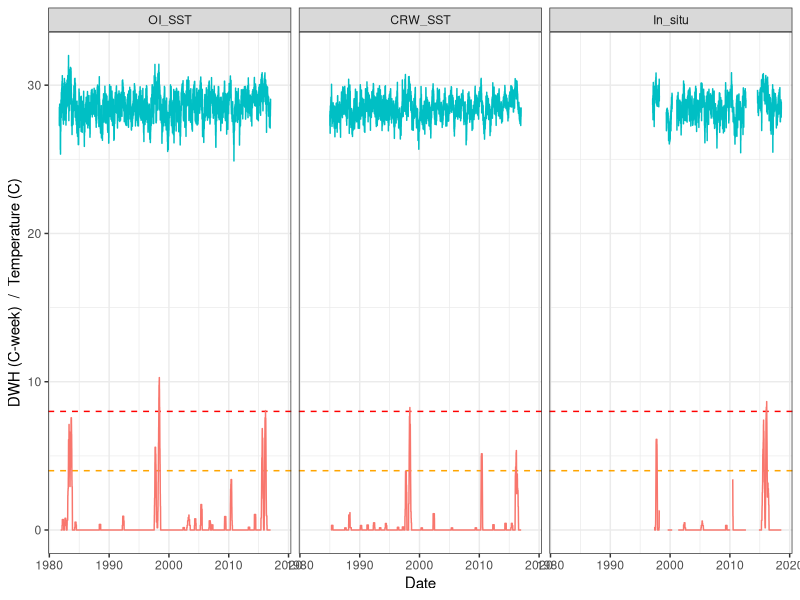
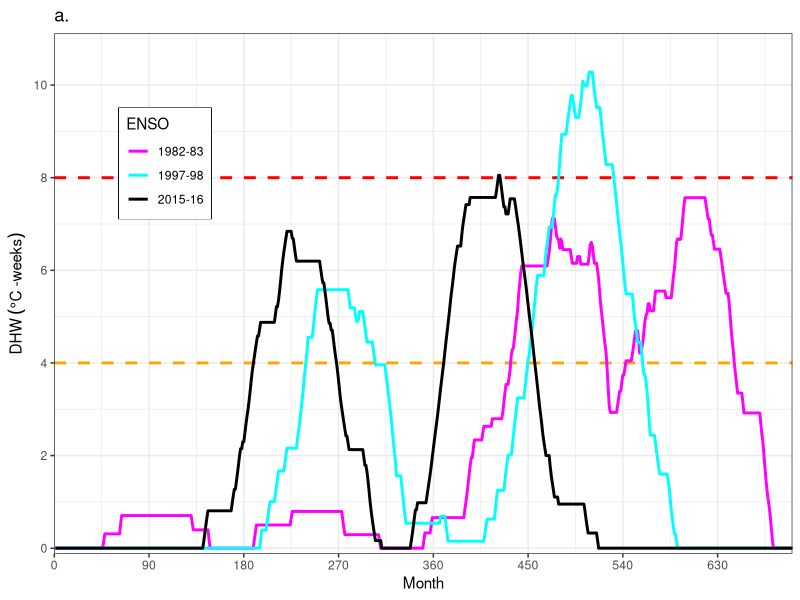
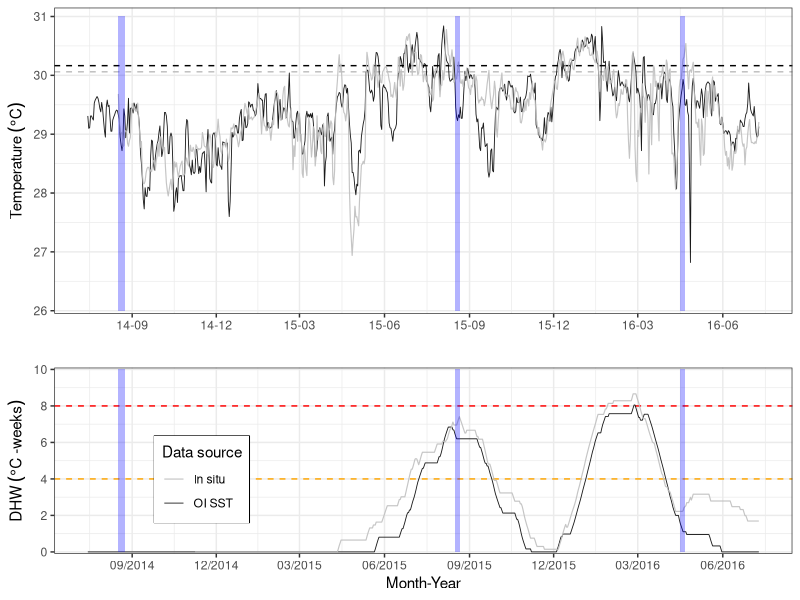
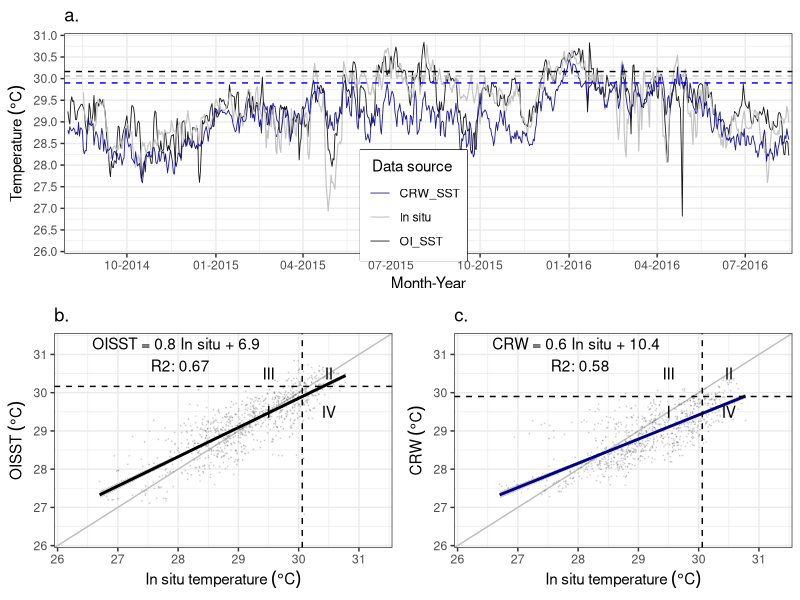
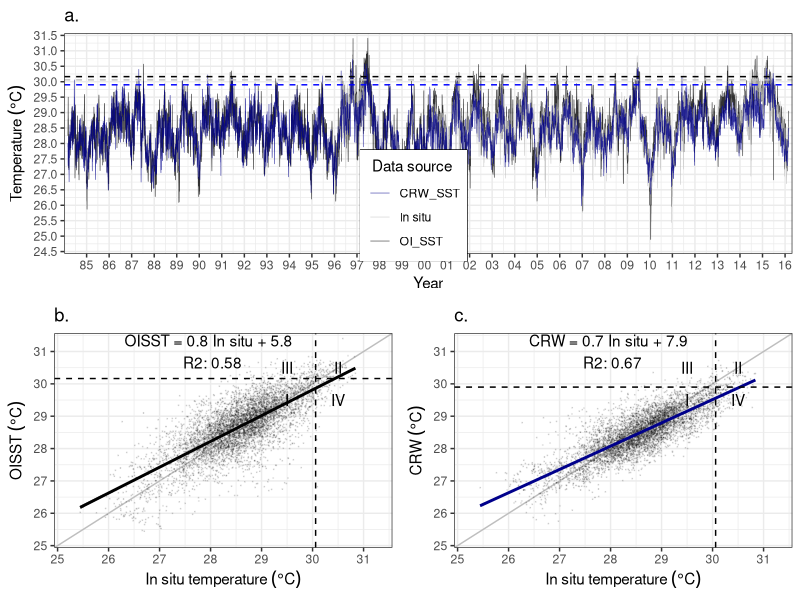
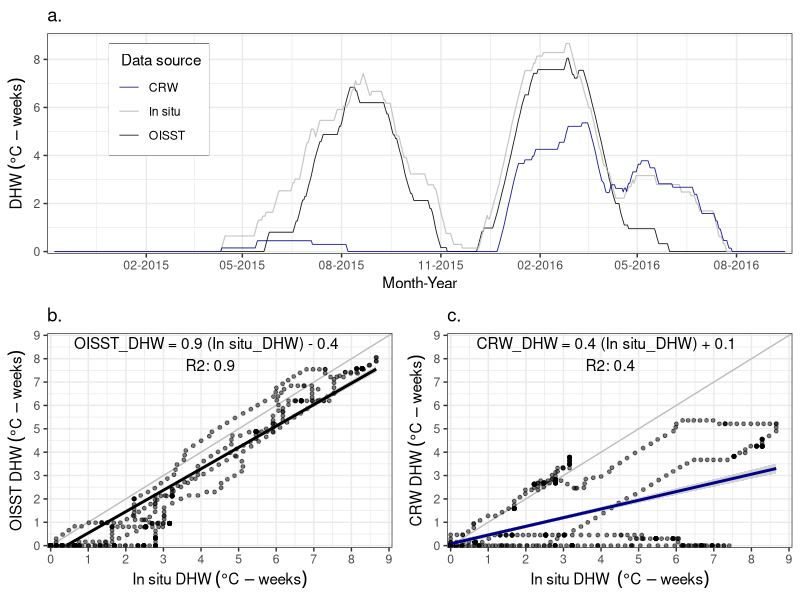
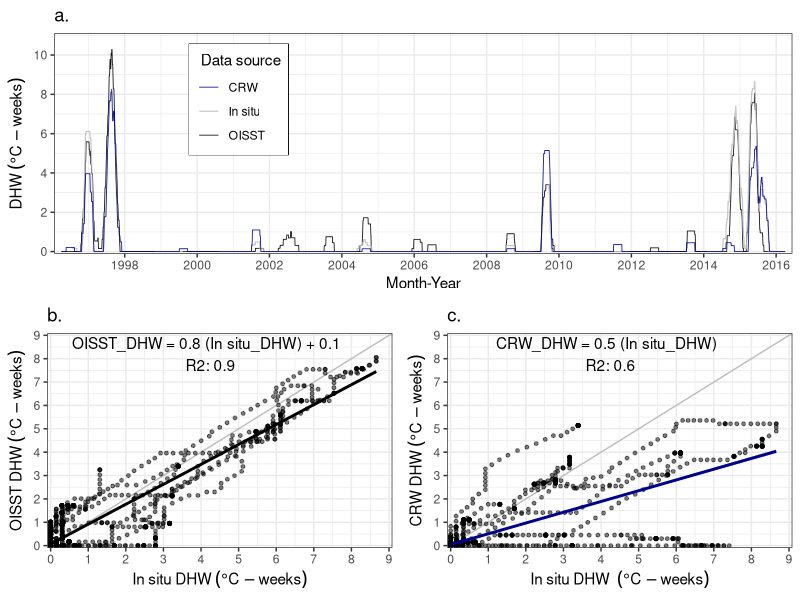
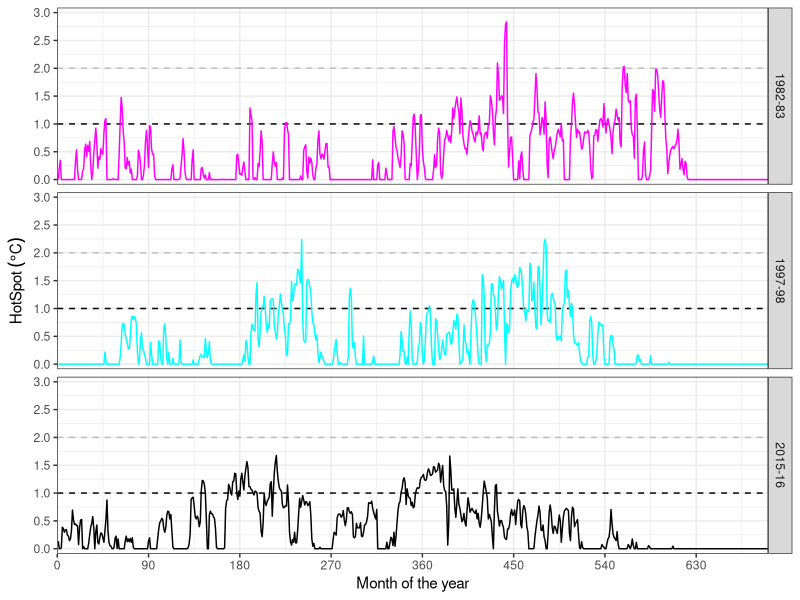

Here is the R script that generated these plots, in order:
## ---- chunk 1

knitr::opts_chunk$set(echo=TRUE, message = FALSE, warning = FALSE)
                      
## ---- chunk 2

# Libraries
  library(lubridate)
  library(tidyverse)
  library(gridExtra) 
  library(zoo)
  library(reshape2)
  library(knitr)

# Default ggplot settings
  ggthe_bw<-theme(plot.background=element_blank(),
          panel.grid.major.y = element_blank(),
          panel.grid.major.x = element_blank(),
          panel.grid.minor.x = element_blank(),
          panel.grid.minor.y = element_blank(),
          legend.box.background = element_rect(),
          panel.background =element_rect(fill = NA, color = "black")
          )+
    theme_bw()
## ---- chunk 3

#OI_SST (provided by Ruben van Hooidonk)
    Uva.OI<-read.csv("B.Temperature_data/Uva_Daily_OISST_1982-2016.csv",header = T)
    Uva.OI$Date<-as.Date(Uva.OI$Date, format="%Y-%m-%d")

#InSitu (provided by Tyler Smith)
    Uva.InSitu<-read.csv("B.Temperature_data/Uva_Daily_InSitu_1997-2018.csv", header = T)
    Uva.InSitu$Date<-as.Date(Uva.InSitu$Date, format="%Y-%m-%d")

# CRW-5km SST (provided by Ruben van Hooidonk)
    Uva.CRW<-read.csv("B.Temperature_data/Uva_Daily_CRW_5km_1985-2016.csv",header = T)
    Uva.CRW$Date<-as.Date(Uva.CRW$Date, format="%Y-%m-%d")
## ---- chunk 4
    
Temperature.Wide<-merge(Uva.OI, Uva.InSitu, on=Date, all=TRUE)
Temperature.Wide<-merge(Temperature.Wide, Uva.CRW, on=Date, all=TRUE)

## ---- chunk 5

#OISST
    Uva.OI.L<-Uva.OI
    Uva.OI.L$Source<-"OI_SST"
    colnames(Uva.OI.L) <- c("Date","Temperature","Source")

#InSitu
    Uva.InSitu.L<-Uva.InSitu
    Uva.InSitu.L$source<-"In_situ"
    colnames(Uva.InSitu.L) <- c("Date","Temperature", "Source")
    
# CRW-5km SST
      Uva.CRW.L<-Uva.CRW
      Uva.CRW.L$Source<-"CRW_SST"
      colnames(Uva.CRW.L) <- c("Date", "Temperature", "Source")
      
Temperature.Tall<-rbind(Uva.OI.L, Uva.InSitu.L, Uva.CRW.L)      
      
## ---- chunk 6

# Extract months and years from date
  Uva.OI$Month<-month(Uva.OI$Date)
  Uva.OI$Year<-year(Uva.OI$Date)

# Select data from 1985-2012
  Uva.OI.1985_2012<-filter(Uva.OI, Year>1984)
  Uva.OI.1985_2012<-filter(Uva.OI.1985_2012, Year<2013)

# Calculate month-year mean SST
  Uva.OI.MM_1985_2012<-Uva.OI.1985_2012 %>%
    group_by(Month, Year) %>%
    summarize(MM = mean(OISST, na.rm = TRUE))

# Calculate monthly mean SST
  Uva.OI.MonthlyClimatology_1985_2012<-Uva.OI.MM_1985_2012 %>%
    group_by(Month) %>%
    summarize(Clima_M = mean(MM, na.rm = TRUE))
  Uva.OI.MonthlyClimatology_1985_2012

# Get maximum monthly mean (MMM)
  MMM_OI<-max(Uva.OI.MonthlyClimatology_1985_2012$Clima_M)
  MMM_OI

#write_csv(Uva.OI.MonthlyClimatology_1985_2012, "Outputs/UvaSST.M_clima_mean.csv")
## ---- chunk 7

# Calculated MMM
# # Extract months and years from date
#   Uva.CRW$Year<-year(Uva.CRW$Date)   
#   Uva.CRW$Month<-month(Uva.CRW$Date)   
# 
# # Calculate month-year mean SST
#   Uva.CRW.MM<-Uva.CRW %>%
#     group_by(Month, Year) %>%
#     summarize(M_Temeprature = mean(Temperature, na.rm = TRUE))
# 
# # Calculate monthly mean SST             
#   Uva.CRW.MonthlyClimatology<-Uva.CRW.MM %>%
#     group_by(Month) %>%
#     summarize(Clima_M = mean(M_Temeprature, na.rm = TRUE))
#   Uva.CRW.MonthlyClimatology
#   
# # Get maximum monthly mean (MMM)              
#   MMM_CRW<-max(Uva.CRW.MonthlyClimatology$Clima_M)
#   MMM_CRW

# Get maximum monthly mean (MMM) from CRW 5km products
  Uva.CRW.MMM<-read.csv("B.Temperature_data/Uva_CRW_MMM_1985-2012.csv", header = T)
  
  MMM_CRW<-Uva.CRW.MMM[1,1]
  MMM_CRW
## ---- chunk 8
# Extract months and years from date
  Uva.InSitu$Year<-year(Uva.InSitu$Date)   
  Uva.InSitu$Month<-month(Uva.InSitu$Date)   

# Calculate month-year mean SST
  Uva.InSitu.MM<-Uva.InSitu %>%
    group_by(Month, Year) %>%
    summarize(M_Temeprature = mean(Temperature, na.rm = TRUE))

# Calculate monthly mean SST             
  Uva.InSitu.MonthlyClimatology<-Uva.InSitu.MM %>%
    group_by(Month) %>%
    summarize(Clima_M = mean(M_Temeprature, na.rm = TRUE))
  Uva.InSitu.MonthlyClimatology
  
# Get maximum monthly mean (MMM)              
  MMM_InSitu<-max(Uva.InSitu.MonthlyClimatology$Clima_M)
  MMM_InSitu

#write_csv(InSituMonthlyClimatology, "Outputs/UvaInSitu.M_clima_mean.csv")
## ---- chunk 9

##### Calculate IO DHW
      Uva.OI.L$HotSpot<-(Uva.OI.L$Temperature-(MMM_OI))
      Uva.OI.L$HotSpot<-ifelse(Uva.OI.L$HotSpot>=0,
                              Uva.OI.L$HotSpot, 0)# REMOVE NEGATIVE ANOMALIES
      Uva.OI.L$Stress<-ifelse(Uva.OI.L$HotSpot>=1,
                              Uva.OI.L$HotSpot, 0) # REMOVE HotSpot lower than 1
      Uva.OI.L$W_Stress<-(Uva.OI.L$Stress/7) # DHDays to DHWeeks
      Uva.OI.L$DHW<-rollapplyr(Uva.OI.L$W_Stress,list(-(83:0)),sum,fill=NA)# Add 12 weeks of heat stress data 
## ---- chunk 10

##### Calculate CRW DHW based on CRW MMM
      Uva.CRW.L$HotSpot<-(Uva.CRW.L$Temperature-(MMM_CRW))
      Uva.CRW.L$HotSpot<-ifelse(Uva.CRW.L$HotSpot>=0,
                              Uva.CRW.L$HotSpot, 0)# REMOVE NEGATIVE ANOMALIES
      Uva.CRW.L$Stress<-ifelse(Uva.CRW.L$HotSpot>=1,
                              Uva.CRW.L$HotSpot, 0) # REMOVE HotSpot lower than 1
      Uva.CRW.L$W_Stress<-(Uva.CRW.L$Stress/7) # DHDays to DHWeeks
      Uva.CRW.L$DHW<-rollapplyr(Uva.CRW.L$W_Stress,list(-(83:0)),sum,fill=NA)# Add 12 weeks of heat stress data 

## ---- chunk 11
##### Calculate IO DHW
      Uva.InSitu.L$HotSpot<-(Uva.InSitu.L$Temperature-(MMM_InSitu))
      Uva.InSitu.L$HotSpot<-ifelse(Uva.InSitu.L$HotSpot>=0,
                              Uva.InSitu.L$HotSpot, 0)# REMOVE NEGATIVE ANOMALIES
      Uva.InSitu.L$Stress<-ifelse(Uva.InSitu.L$HotSpot>=1, 
                              Uva.InSitu.L$HotSpot, 0) # Select HotSpots >=1
      Uva.InSitu.L$W_DHW<-(Uva.InSitu.L$Stress/7)
      Uva.InSitu.L$DHW<-rollapplyr(Uva.InSitu.L$W_DHW,list(-(83:0)),sum,fill=NA)
      #write.csv(Uva.InSitu.L, "Outputs/GC_DHW_Daily_Uva.csv")
## ---- chunk 12
# Wide DHW 
    DHW.InSitu.W<-Uva.InSitu.L[, c("Date","DHW")]
    colnames(DHW.InSitu.W) <- c("Date","InSitu_DHW")
    
    DHW.CRW.W<-Uva.CRW.L[, c("Date","DHW")]
    colnames(DHW.CRW.W) <- c("Date","CRW_DHW")
    
    DHW.OI.W<-Uva.OI.L[, c("Date", "DHW")]
    colnames(DHW.OI.W) <- c("Date","OI_DHW")
    
    DHW.Wide<-merge(DHW.InSitu.W, DHW.CRW.W, on=Date, all=TRUE)
    DHW.Wide<-merge(DHW.Wide, DHW.OI.W, on=Date, all=TRUE)
  
# Long DHW data
    Uva.InSitu.DHW<-Uva.InSitu.L[, c("Source", "Date", "Temperature", "HotSpot", "DHW")]
    Uva.CRW.DHW<-Uva.CRW.L[, c("Source", "Date", "Temperature",  "HotSpot", "DHW")]
    Uva.OI.DHW<-Uva.OI.L[, c("Source", "Date", "Temperature",  "HotSpot", "DHW")]

    Long.data.DHW<-rbind(Uva.InSitu.DHW,Uva.CRW.DHW,Uva.OI.DHW)
    Long.data.DHW$Source<-factor(Long.data.DHW$Source, 
                            levels = c("OI_SST","CRW_SST","In_situ"))
    Long.data.DHW$Year<-lubridate::year(Long.data.DHW$Date)
    Long.data.DHW$Month<-lubridate::month(Long.data.DHW$Date)

# Highest DWH per year
    MaxDHW<-as.data.frame(Long.data.DHW %>%
          group_by(Source, Year) %>%
          summarize(max = max(DHW, na.rm = TRUE)))
    MaxDHW<-dcast(MaxDHW, Year ~ Source, value.var = "max")
    MaxDHW

# Highest HotSpot per year
  MaxHS<-as.data.frame(Long.data.DHW %>%
        group_by(Source, Year) %>%
        summarize(max = max(HotSpot, na.rm = TRUE)))
  MaxHS<-dcast(MaxHS, Year ~ Source, value.var = "max")
  MaxHS

# Plot data
AllSources<-ggplot(Long.data.DHW, aes(x=Date)) + 
    ggthe_bw+ theme(legend.position = "none")+
    facet_wrap(~Source)+
    geom_hline(yintercept=8, linetype="dashed", color="red")+
    geom_hline(yintercept=4, linetype="dashed", color="orange")+
    geom_line(aes(y = Temperature, colour = "Temperature")) +
    geom_line(aes(y = DHW, colour = "DWH")) +
    ylab("DWH (C-week)  /  Temperature (C)")
AllSources

## ---- chunk 13

# 1. Extract only 1982-83, 1997-98 and 2015-16 Data 

  # 1981-82
    Days<-as.data.frame(seq(1,730,by=1))
    names(Days) <- c("Days")
    
    N_1982<-as.data.frame(seq(as.Date("1982-01-01"), 
                              as.Date("1983-12-31"), by="days"))
        names(N_1982) <- c("Date")
        N_1982<-cbind(Days, N_1982)
        N_1982$Event<-"1982-83"
        tail(N_1982,n=2)
  
  # 1997-98
    N_1997<-as.data.frame(seq(as.Date("1997-01-01"), 
                              as.Date("1998-12-31"), by="days"))
        names(N_1997) <- c("Date")
        N_1997<-cbind(Days,N_1997)
        N_1997$Event<-"1997-98"
        tail(N_1997,n=2)
  
  # 2015-16  
    Days<-as.data.frame(seq(1,731,by=1)) # 2015-2016 Needs an extra day 
    names(Days) <- c("Days")
    
    N_2015<-as.data.frame(seq(as.Date("2015-01-01"), 
                              as.Date("2016-12-31"), by="days"))
        names(N_2015) <- c("Date")
        N_2015<-cbind(Days, N_2015)
        N_2015$Event<-"2015-16"
        tail(N_2015,n=2)
  
  # ENSO years
    ENSO_Dates<-rbind(N_1982, N_1997, N_2015)

Nino.OI_data<-merge(x = ENSO_Dates, y = Uva.OI.L, by = "Date", all.x = TRUE)
Nino.OI_data$Dates<-format(Nino.OI_data$Date, format= "%m-%d")
#head(Nino.OI_data,n=2)
#tail(Nino.OI_data,n=2)

## ---- chunk 14

Figure1a<-ggplot(Nino.OI_data, aes(x=Days)) + ggtitle("a.")+ ggthe_bw+
  theme(legend.box.background = element_rect(),
        legend.position = c(0.15, 0.75)) +
  geom_hline(yintercept=8, linetype="dashed", color="red", size=1)+
  geom_hline(yintercept=4, linetype="dashed", color="orange", size=1)

Figure1a <-Figure1a +
  geom_line(aes(y = DHW, colour = factor(Event)), size=1.0) + 
  scale_x_continuous(limits = c(0,701), expand = c(0, 0), 
                     name=("Month"),
                     breaks = seq(0,701, by= 90))+
  scale_y_continuous(limits = c(0,11), 
                     name=(expression("DHW"~(degree*C ~"-weeks"))), expand = c(0.01, 0.01),
                     breaks = seq(0,10, by=2)) +  
  scale_colour_manual(values = c("magenta","cyan", "black"), name="ENSO")
Figure1a

ggsave(file="C.Outputs/Figure_1a.svg", plot=Figure1a, width=6.5, height=3.5)

## ---- chunk 15
 # Figure 1b

TemperaturePlot<-ggplot(Temperature.Wide, aes(x=Date)) + ggthe_bw+
    theme(legend.position = "none") +
    scale_colour_manual(values = c("gray", "black"), name="Source")
    #scale_colour_manual(values = c("black", "blue4","grey"), name="Source")

TemperaturePlot<-TemperaturePlot + 
  geom_hline(yintercept=MMM_OI+1, linetype="dashed", color="black")+
  geom_hline(yintercept=MMM_InSitu+1, linetype="dashed", color="grey")+
  #geom_hline(yintercept=MMM_CRW+1, linetype="dashed", color="blue4")+
  geom_line(aes(y = (OISST), colour = "OI_SST"), linetype=1, size=0.3, alpha=0.9) +      
  geom_line(aes(y = (Temperature), colour = "In situ"), size=0.4, alpha=0.9) +
  #geom_line(aes(y = (CRWSST), colour = "CRW_SST"), linetype=1, size=0.3, alpha=0.9) +
  
  scale_x_date(date_breaks = "3 months", date_labels = "%y-%m", 
               limits = c(as.Date("2014-07-15"), as.Date("2016-07-10")),
               name = "") +
  scale_y_continuous(limits = c(26,31.1), expand = c(0.01, 0), 
                   name=(expression("Temperature"~(degree*C))),
                   breaks = seq(26,31, by=1))+
  annotate("rect", xmin= as.Date("2014-08-17"), xmax = as.Date("2014-08-24"), 
                 ymin = 26, ymax = 31, fill="blue", alpha = .3) +
  annotate("rect", xmin= as.Date("2015-08-16"), xmax = as.Date("2015-08-22"), 
                 ymin = 26, ymax = 31, fill="blue", alpha = .3) + 
  annotate("rect", xmin= as.Date("2016-04-16"), xmax = as.Date("2016-04-21"), 
                 ymin = 26, ymax = 31, fill="blue", alpha = .3)
  
DHWPlot<-ggplot(DHW.Wide, aes(x=Date)) + ggthe_bw+
   theme(legend.box.background = element_rect(),
        legend.position = c(0.2, 0.4)) +
  scale_colour_manual(values = c("gray", "black"), name="Data source")
  #scale_colour_manual(values = c("blue4", "gray","black"), name="Source")
DHWPlot<-DHWPlot +
    geom_hline(yintercept=8, linetype="dashed", color="red", size=0.5)+
    geom_hline(yintercept=4, linetype="dashed", color="orange", size=0.5)+
    geom_line(aes(y = (OI_DHW), colour = "OI SST"), linetype=1, size=0.3, alpha=0.9) +      
    geom_line(aes(y = (InSitu_DHW), colour = "In situ"), size=0.4, alpha=0.9) +
    #geom_line(aes(y = (CRW_DHW), colour = "CRW"), size=0.4, alpha=0.9) +  
    scale_x_date(date_breaks = "3 months", date_labels = "%m/%Y", 
               limits = c(as.Date("2014-07-15"), as.Date("2016-07-10")),
               name = "Month-Year") +
    scale_y_continuous(limits = c(0,10), expand = c(0.01, 0), 
                   name=(expression("DHW"~(degree*C~"-weeks"))),
                   breaks = seq(0,10, by=2))+
    annotate("rect", xmin= as.Date("2014-08-17"), xmax = as.Date("2014-08-24"), 
                 ymin = 0, ymax = 10, fill="blue", alpha = .3) +
    annotate("rect", xmin= as.Date("2015-08-16"), xmax = as.Date("2015-08-22"), 
                 ymin = 0, ymax = 10, fill="blue", alpha = .3) + 
    annotate("rect", xmin= as.Date("2016-04-16"), xmax = as.Date("2016-04-21"), 
                 ymin = 0, ymax = 10, fill="blue", alpha = .3)

Figure1b_Final<-grid.arrange(TemperaturePlot, DHWPlot, nrow=2, heights=c(6/10, 4/10))

ggsave(file="C.Outputs/Figure_1b.svg", plot=Figure1b_Final, width=6.5, height=4.5)

## ---- chunk 16
  Temperature.Wide$Year<-year(Temperature.Wide$Date)
  Temperature.Wide_2014_2016<-filter(Temperature.Wide, Year>2013)
  Temperature.Wide_2014_2016<-filter(Temperature.Wide_2014_2016, Year<2017)
  summary(Temperature.Wide_2014_2016$OISST)
  summary(Temperature.Wide_2014_2016$CRWSST )
  summary(Temperature.Wide_2014_2016$Temperature)
## ---- chunk 17

TemperatureSource<-ggplot(Temperature.Wide_2014_2016, aes(x=Date)) + 
      ggthe_bw + ggtitle("a.") +
      scale_x_date(date_breaks = "3 months", date_labels = "%m-%Y", 
                   limits = c(as.Date("2014-08-01"), as.Date("2016-08-15")),
                   expand = c(0.005, 0.005),
                   name = "Month-Year") +
      scale_y_continuous(limits = c(26,31), expand = c(0.01, 0), 
                       name=(expression("Temperature"~(degree*C))),
                       breaks = seq(26,31, by=0.5))+
      theme(legend.box.background = element_rect(),
            legend.position = c(0.48, 0.22))+
      
      geom_line(aes(y = (OISST), colour = "OI_SST"), linetype=1, size=0.3, alpha=0.9) +      
      geom_line(aes(y = (Temperature), colour = "In situ"), size=0.4, alpha=0.9) +
      geom_line(aes(y = (CRWSST), colour = "CRW_SST"), linetype=1, size=0.3, alpha=0.9) +
      geom_hline(yintercept=MMM_OI+1, linetype="dashed", color="black")+
      geom_hline(yintercept=MMM_InSitu+1, linetype="dashed", color="grey")+
      geom_hline(yintercept=MMM_CRW+1, linetype="dashed", color="blue")+
      scale_colour_manual(values = c("blue4","grey","black"), name=" Data source")

#TemperatureSource
#ggsave(file="Outputs/Sup_TemperatureSource.svg", plot=TemperatureSource, width=8, height=3.5)


# b. OI versus In situ 

  LM_OI<-lm(OISST~Temperature, data = Temperature.Wide_2014_2016)
  summary(LM_OI)
      
  GCITYvsOI<-ggplot(Temperature.Wide_2014_2016, aes(x=Temperature, y=OISST)) + 
        ggthe_bw + ggtitle("b.")+
        
        geom_abline(slope = 1, intercept = 0, colour="grey")+
        geom_point(alpha=0.1, size=0.08)+ 
        geom_smooth(method = lm, colour="black")+
        geom_hline(yintercept=MMM_OI+1, linetype="dashed", color="black")+
        geom_vline(xintercept=MMM_InSitu+1, linetype="dashed", color="black")+
    
        scale_y_continuous(limits = c(26,31.5), expand = c(0.01, 0), 
                         name=(expression("OISST"~(degree*C))),
                         breaks = seq(26,32, by=1))+
        scale_x_continuous(limits = c(26,31.5), expand = c(0.01, 0), 
                         name=(expression("In situ temperature"~(degree*C))),
                         breaks = seq(26,32, by=1))+
        annotate("text", x = 28, y = 31, label = "OISST = 0.8 In situ + 6.9 \n R2: 0.67")+
        
        annotate("text", x = c(29.5, 30.5, 29.5, 30.5), y = c(29.5, 30.5, 30.5, 29.5), label = c("I", "II", "III", "IV"))
  #GCITYvsOI
  # ggsave(file="Outputs/LM_OI.svg", plot=GCITYvsOI, width=4, height=3.5)



# c. CRW versus In situ 

  LM_CRW<-lm(CRWSST~Temperature, data = Temperature.Wide_2014_2016)
  summary(LM_CRW)
      
  GCITYvsCRW<-ggplot(Temperature.Wide_2014_2016, aes(x=Temperature, y=CRWSST)) + 
        ggthe_bw+ ggtitle("c.")+
    
        geom_abline(slope = 1, intercept = 0, colour="grey")+
        geom_point(alpha=0.1, size=0.05)+ 
        geom_smooth(method = lm, colour="blue4")+
        geom_hline(yintercept=MMM_CRW+1, linetype="dashed", color="black")+
        geom_vline(xintercept=MMM_InSitu+1, linetype="dashed", color="black")+
          
        scale_y_continuous(limits = c(26,31.5), expand = c(0.01, 0), 
                         name=(expression("CRW"~(degree*C))),
                         breaks = seq(26,32, by=1))+
        scale_x_continuous(limits = c(26,31.5), expand = c(0.01, 0), 
                         name=(expression("In situ temperature"~(degree*C))),
                         breaks = seq(26,32, by=1))+
    
        annotate("text", x = 28, y = 31, label = "CRW = 0.6 In situ + 10.4 \n R2: 0.58")+
        annotate("text", x = c(29.5, 30.5, 29.5, 30.5), y = c(29.5, 30.5, 30.5, 29.5), label = c("I", "II", "III", "IV"))
  #GCITYvsCRW
  #ggsave(file="Outputs/LM_CRW.svg", plot=GCITYvsCRW, width=4, height=3.5)


# d. OI differences 
      
 Temperature.Wide_2014_2016$OI_Difference<-
  (Temperature.Wide_2014_2016$OISST-Temperature.Wide_2014_2016$Temperature)
    
 OIResiduals<-ggplot(Temperature.Wide_2014_2016, aes(x=Temperature, y=OI_Difference)) + 
      ggthe_bw+ ggtitle("d.")+
      
      geom_abline(slope = 0, intercept = 0, colour="grey")+ ggtitle("d.")+
      geom_point(alpha=0.1, size=0.05)+ 
      geom_smooth(method = lm, colour="black")+
      
      scale_y_continuous(limits = c(-3,3), expand = c(0, 0), 
                         name=(expression("OI difference"~(degree*C))),
                         breaks = seq(-3,3, by=0.5))+
      scale_x_continuous(limits = c(26,31.5), expand = c(0.01, 0), 
                         name=(expression("In situ Temperature"~(degree*C))),
                         breaks = seq(26,32, by=1))
    #OIResiduals
    #ggsave(file="Outputs/OI_Differences.svg", plot=OIResiduals, width=4, height=3.5)

# e. CRW differences 
      
Temperature.Wide_2014_2016$CRW_Difference<-
  (Temperature.Wide_2014_2016$CRWSST-Temperature.Wide_2014_2016$Temperature)
    
  CRWResiduals<-ggplot(Temperature.Wide_2014_2016, aes(x=Temperature, y=CRW_Difference)) + 
      ggthe_bw+ ggtitle("e.")+
      geom_abline(slope = 0, intercept = 0, colour="grey")+
      geom_point(alpha=0.1, size=0.05)+ 
      geom_smooth(method = lm, colour="blue4")+
    
    scale_y_continuous(limits = c(-3,3), expand = c(0, 0), 
                             name=(expression("CRW difference"~(degree*C))),
                             breaks = seq(-3,3, by=0.5))+
    scale_x_continuous(limits = c(26,31.5), expand = c(0.01, 0), 
                             name=(expression("In situ Temperature"~(degree*C))),
                             breaks = seq(26,32, by=1))
    #CRWResiduals
    #ggsave(file="Outputs/OI_Differences.svg", plot=CRWResiduals, width=4, height=3.5)
  
  # f. OI HS differences 
      Temperature.Wide_2014_2016$IS_HS<-(Temperature.Wide_2014_2016$Temperature-MMM_InSitu)
      Temperature.Wide_2014_2016$IS_HS<-ifelse(Temperature.Wide_2014_2016$IS_HS>=0,
                                        Temperature.Wide_2014_2016$IS_HS, 0)# REMOVE NEGATIVE ANOMALIES
      
      Temperature.Wide_2014_2016$OI_HS<-(Temperature.Wide_2014_2016$OISST-MMM_OI)
      Temperature.Wide_2014_2016$OI_HS<-ifelse(Temperature.Wide_2014_2016$OI_HS>=0,
                                        Temperature.Wide_2014_2016$OI_HS, 0)# REMOVE NEGATIVE ANOMALIES
      
      
      Temperature.Wide_2014_2016$CRW_HS<-(Temperature.Wide_2014_2016$CRWSST-MMM_CRW)
      Temperature.Wide_2014_2016$CRW_HS<-ifelse(Temperature.Wide_2014_2016$CRW_HS>=0,
                                        Temperature.Wide_2014_2016$CRW_HS, 0)# REMOVE NEGATIVE ANOMALIES
      
 OI_HS<-ggplot(Temperature.Wide_2014_2016, aes(x=IS_HS, y=OI_HS)) + 
      ggthe_bw+ ggtitle("f.")+
      
      geom_abline(slope = 1, intercept = 0, colour="grey")+ ggtitle("d.")+
      geom_point(alpha=0.1, size=0.3)+ 
      geom_smooth(method = lm, colour="black")+
      
      scale_y_continuous(limits = c(0,2), expand = c(0.01, 0), 
                         name=(expression("OI HS"~(degree*C))),
                         breaks = seq(0,2, by=0.5))+
      scale_x_continuous(limits = c(0,2), expand = c(0.01, 0), 
                         name=(expression("In situ HS"~(degree*C))),
                         breaks = seq(0,2, by=0.5))
    #OI_HS
   
# g. CRW HS differences 
      
 CRW_HS<-ggplot(Temperature.Wide_2014_2016, aes(x=IS_HS, y=CRW_HS)) + 
      ggthe_bw+ ggtitle("g.")+
      
      geom_abline(slope = 1, intercept = 0, colour="grey")+ ggtitle("d.")+
      geom_point(alpha=0.1, size=0.3)+ 
      geom_smooth(method = lm, colour="black")+
      
      scale_y_continuous(limits = c(0,2), expand = c(0.01, 0), 
                         name=(expression("CRW HS"~(degree*C))),
                         breaks = seq(0,2, by=0.5))+
      scale_x_continuous(limits = c(0,2), expand = c(0.01, 0), 
                         name=(expression("In situ HS"~(degree*C))),
                         breaks = seq(0,2, by=0.5))
    #CRW_HS
   
  
  # h. Differences overtime 
      
     TemperatureSource2<-ggplot(Temperature.Wide_2014_2016, aes(x=Date)) + 
          theme_bw() + ggtitle("f.") + geom_abline(slope = 0, intercept = 0)+
          scale_x_date(date_breaks = "3 months", date_labels = "%m-%Y", 
                       limits = c(as.Date("2014-08-01"), as.Date("2016-08-15")),
                       expand = c(0.005, 0.005),
                       name = "Month-Year") +
          scale_y_continuous(limits = c(-3.5,3), expand = c(0.01, 0), 
                          name=(expression("Difference Temperature"~(degree*C))),
                           breaks = seq(-3,3, by=0.5))+
          theme(plot.background=element_blank(),
                panel.grid.major.y = element_blank(),
                panel.grid.major.x = element_blank(),
                panel.grid.minor.x = element_blank(),
                panel.grid.minor.y = element_blank(),
                legend.box.background = element_rect(),
                legend.position = c(0.48, 0.22),
                panel.background =element_rect(fill = NA, color = "black"))+
          
          geom_line(aes(y = (OI_Difference), colour = "OISST"), linetype=1, size=0.3, alpha=0.9) +      
          geom_line(aes(y = (CRW_Difference), colour = "CRW_5km"), size=0.4, alpha=0.9) +
          scale_colour_manual(values = c("blue4","grey"), name=" Data source")
       #TemperatureSource2


Sources<-grid.arrange(
  TemperatureSource, arrangeGrob(GCITYvsOI,GCITYvsCRW, ncol=2), heights=c(5/10, 5/10), ncol = 1)

ggsave(file="C.Outputs/Figure_S1.svg", plot=Sources, width=7, height=7)

## ---- chunk 18
  Temperature.Wide.All<-Temperature.Wide[complete.cases(Temperature.Wide), ]
  
## ---- chunk 19

TemperatureSource2<-ggplot(Temperature.Wide, aes(x=Date)) + 
      ggthe_bw + ggtitle("a.") +
      scale_x_date(date_breaks = "12 months", date_labels = "%y", 
                   limits = c(as.Date("1985-01-01"), as.Date("2016-12-31")),
                   expand = c(0.005, 0.005),
                   name = "Year") +
      scale_y_continuous(limits = c(24.5,31.5), expand = c(0.01, 0), 
                       name=(expression("Temperature"~(degree*C))),
                       breaks = seq(24.5,31.5, by=0.5))+
      theme(legend.box.background = element_rect(),
            legend.position = c(0.48, 0.22))+
      
      geom_line(aes(y = (OISST), colour = "OI_SST"), linetype=1, size=0.2, alpha=0.8) +      
      geom_line(aes(y = (Temperature), colour = "In situ"), size=0.2, alpha=0.8) +
      geom_line(aes(y = (CRWSST), colour = "CRW_SST"), linetype=1, size=0.2, alpha=0.8) +
      geom_hline(yintercept=MMM_OI+1, linetype="dashed", color="black")+
      geom_hline(yintercept=MMM_InSitu+1, linetype="dashed", color="grey")+
      geom_hline(yintercept=MMM_CRW+1, linetype="dashed", color="blue")+
      scale_colour_manual(values = c("blue4","grey","black"), name=" Data source")
# TemperatureSource2

# b. OI versus In situ 

  LM_OI2<-lm(OISST~Temperature, data = Temperature.Wide)
  summary(LM_OI2)
      
  GCITYvsOI2<-ggplot(Temperature.Wide, aes(x=Temperature, y=OISST)) + 
        ggthe_bw + ggtitle("b.")+
        
        geom_abline(slope = 1, intercept = 0, colour="grey")+
        geom_point(alpha=0.1, size=0.05)+ 
        geom_smooth(method = lm, colour="black")+
        geom_hline(yintercept=MMM_OI+1, linetype="dashed", color="black")+
        geom_vline(xintercept=MMM_InSitu+1, linetype="dashed", color="black")+
    
        scale_y_continuous(limits = c(25,31.5), expand = c(0.01, 0), 
                         name=(expression("OISST"~(degree*C))),
                         breaks = seq(25,32, by=1))+
        scale_x_continuous(limits = c(25,31.5), expand = c(0.01, 0), 
                         name=(expression("In situ temperature"~(degree*C))),
                         breaks = seq(25,32, by=1))+
        annotate("text", x = 28, y = 31, label = "OISST = 0.8 In situ + 5.8 \n R2: 0.58") +
        annotate("text", x = c(29.5, 30.5, 29.5, 30.5), y = c(29.5, 30.5, 30.5, 29.5), label = c("I", "II", "III", "IV"))
  #GCITYvsOI2
  
# c. CRW versus In situ 

  LM_CRW2<-lm(CRWSST~Temperature, data = Temperature.Wide)
  summary(LM_CRW2)
      
  GCITYvsCRW2<-ggplot(Temperature.Wide, aes(x=Temperature, y=CRWSST)) + 
        ggthe_bw + ggtitle("c.")+
        
        geom_abline(slope = 1, intercept = 0, colour="grey")+
        geom_point(alpha=0.1, size=0.05)+ 
        geom_smooth(method = lm, colour="blue4")+
        geom_hline(yintercept=MMM_CRW+1, linetype="dashed", color="black")+
        geom_vline(xintercept=MMM_InSitu+1, linetype="dashed", color="black")+
    
        scale_y_continuous(limits = c(25,31.5), expand = c(0.01, 0), 
                         name=(expression("CRW"~(degree*C))),
                         breaks = seq(25,32, by=1))+
        scale_x_continuous(limits = c(25,31.5), expand = c(0.01, 0), 
                         name=(expression("In situ temperature"~(degree*C))),
                         breaks = seq(25,32, by=1))+
        annotate("text", x = 28, y = 31, label = "CRW = 0.7 In situ + 7.9 \n R2: 0.67")+
        annotate("text", x = c(29.5, 30.5, 29.5, 30.5), y = c(29.5, 30.5, 30.5, 29.5), label = c("I", "II", "III", "IV"))
  # GCITYvsCRW2


# d. OI differences 
      
     Temperature.Wide$OI_Difference<-
      (Temperature.Wide$OISST-Temperature.Wide$Temperature)
        
     OIResiduals2<-ggplot(Temperature.Wide, aes(x=Temperature, y=OI_Difference)) + 
          ggthe_bw+ ggtitle("d.")+
                 
          scale_y_continuous(limits = c(-3,3), expand = c(0, 0), 
                             name=(expression("OI difference"~(degree*C))),
                             breaks = seq(-3,3, by=0.5))+
          scale_x_continuous(limits = c(25,31.5), expand = c(0.01, 0), 
                             name=(expression("In situ Temperature"~(degree*C))),
                             breaks = seq(25,32, by=1)) +
     
          geom_abline(slope = 0, intercept = 0, colour="grey")+
          geom_point(alpha=0.1, size=0.05)+ 
          geom_smooth(method = lm, colour="black")
     #OIResiduals2
            
     #ggsave(file="Outputs/OI_Differences.svg", plot=OIResiduals, width=4, height=3.5)

 
# e. OI differences 
      
    Temperature.Wide$CRW_Difference<-
      (Temperature.Wide$CRWSST-Temperature.Wide$Temperature)
        
      CRWResiduals2<-ggplot(Temperature.Wide, aes(x=Temperature, y=CRW_Difference)) + 
          ggthe_bw+ ggtitle("e.")+
        
          scale_y_continuous(limits = c(-3,3), expand = c(0, 0), 
                                 name=(expression("CRW difference"~(degree*C))),
                                 breaks = seq(-3,3, by=0.5))+
          scale_x_continuous(limits = c(25,31.5), expand = c(0.01, 0), 
                                 name=(expression("In situ Temperature"~(degree*C))),
                                 breaks = seq(25,32, by=1))+
        
          geom_abline(slope = 0, intercept = 0, colour="grey")+ ggtitle("e.")+
          geom_point(alpha=0.1, size=0.05)+ 
          geom_smooth(method = lm, colour="blue4")
          
      # CRWResiduals2


Sources2<-grid.arrange(
  TemperatureSource2, arrangeGrob(GCITYvsOI2,GCITYvsCRW2, ncol=2), heights=c(5/10, 5/10), ncol = 1)

#ggsave(file="Outputs/TemperatureSourcess2.svg", plot=Sources2, width=7, height=8)

## ---- chunk 20
# Organize the data source
Wide.data.DHW<-dplyr::filter(Long.data.DHW, Year>2013)
Wide.data.DHW<-dplyr::filter(Wide.data.DHW, Year<2017)
Wide.data.DHW<-Wide.data.DHW %>% 
              dplyr::select(Source, Date, DHW)

Wide.data.DHW2<-reshape(Wide.data.DHW, 
                        idvar = "Date", timevar = "Source", direction = "wide")

#Wide.data.DHW2<-Wide.data.DHW2[complete.cases (Wide.data.DHW2),]
#head(Wide.data.DHW2)
#tail(Wide.data.DHW2)
## ---- chunk 21

# a. Estimated DHW

    DHWSource<-ggplot(Wide.data.DHW2, aes(x=Date)) + 
       ggthe_bw + ggtitle("a.") +
        scale_x_date(date_breaks = "3 months", date_labels = "%m-%Y", 
                    limits = c(as.Date("2014-11-08"), as.Date("2016-09-15")),
                    expand = c(0.01, 0), 
                    name = "Month-Year") +
      scale_y_continuous(limits = c(0,9), expand = c(0.01, 0), 
                         name=(expression("DHW"~(degree*C~-"weeks"))),
                         breaks = seq(0,9, by=2))+
      theme(legend.box.background = element_rect(),
            legend.position = c(0.15, 0.7))+
      
      geom_line(aes(y = (DHW.OI_SST), colour = "OISST"), linetype=1, size=0.3, alpha=0.9) +      
      geom_line(aes(y = (DHW.In_situ), colour = "In situ"), size=0.4, alpha=0.9) +
      geom_line(aes(y = (DHW.CRW_SST), colour = "CRW"), linetype=1, size=0.3, alpha=0.9) +
      scale_colour_manual(values = c("blue4","grey","black"), name=" Data source")
    #DHWSource
    #ggsave(file="Outputs/Sup_DHW.Source.svg", plot=DHWSource, width=8, height=3.5)


# b. OI versus In situ 

    LM_OI_DWW<-lm(DHW.OI_SST~DHW.In_situ, data = Wide.data.DHW2)
    summary(LM_OI_DWW)
    
    GCITYvsOI_DHW<-ggplot(Wide.data.DHW2, aes(x=DHW.In_situ, y=DHW.OI_SST)) + 
      ggthe_bw + ggtitle("b.")+
      
      geom_abline(slope = 1, intercept = 0, colour="grey")+
      geom_point(alpha=0.5, size=1)+ 
      geom_smooth(method = lm, colour="black")+
      
      scale_y_continuous(limits = c(0,9), expand = c(0.01, 0), 
                         name=(expression("OISST DHW"~(degree*C~-weeks))),
                         breaks = seq(0,9, by=1))+
      scale_x_continuous(limits = c(0,9), expand = c(0.01, 0), 
                         name=(expression("In situ DHW"~(degree*C~-weeks))),
                         breaks = seq(0,9, by=1))+
     
      annotate("text", x = 4.2, y = 8.2, label = "OISST_DHW = 0.9 (In situ_DHW) - 0.4 \n R2: 0.9")
    #GCITYvsOI_DHW
    # ggsave(file="Outputs/DWH_IS_OI.svg", plot=GCITYvsOI, width=4, height=3.5)


# c. CRW versus In situ 

    LM_CRW_DHW<-lm(DHW.CRW_SST~DHW.In_situ, data = Wide.data.DHW2)
    summary(LM_CRW_DHW)
    
    GCITYvsCRW_DHW<-ggplot(Wide.data.DHW2, aes(x=DHW.In_situ, y=DHW.CRW_SST)) + 
      ggthe_bw + ggtitle("c.")+
      
      geom_abline(slope = 1, intercept = 0, colour="grey")+ 
      geom_point(alpha=0.5, size=1)+ 
      geom_smooth(method = lm, colour="blue4")+
      
      scale_y_continuous(limits = c(0,9), expand = c(0.01, 0), 
                         name=(expression("CRW DHW"~(degree*C~-weeks))),
                         breaks = seq(0,10, by=1))+
      scale_x_continuous(limits = c(0,9), expand = c(0.01, 0), 
                         name=(expression("In situ DHW "~(degree*C~-weeks))),
                         breaks = seq(0,10, by=1))+
      annotate("text", x = 4.2, y = 8.2, label = "CRW_DHW = 0.4 (In situ_DHW) + 0.1 \n R2: 0.4")
    #GCITYvsCRW_DHW
    #ggsave(file="Outputs/DWH_IS_CRW.svg", plot=GCITYvsCRW_DHW, width=4, height=3.5)


# d. OI differences 

    Wide.data.DHW2$OI_Difference<-
      (Wide.data.DHW2$DHW.OI_SST-Wide.data.DHW2$DHW.In_situ)
    
    OI_DWH_Residuals<-ggplot(Wide.data.DHW2, aes(x=DHW.In_situ, y=OI_Difference)) + 
      ggthe_bw+ ggtitle("d.") +
      
      geom_abline(slope = 0, intercept = 0, colour="grey") +
      geom_point(alpha=0.5, size=1)+ 
      geom_smooth(method = lm, colour="black")+
      
      scale_y_continuous(limits = c(-3,3), expand = c(0, 0), 
                         name=(expression("OI difference"~(degree*C~-weeks))),
                         breaks = seq(-3,3, by=0.5))+
      scale_x_continuous(limits = c(0,9), expand = c(0.01, 0), 
                         name=(expression("In situ DHW"~(degree*C~-weeks))),
                         breaks = seq(0,10, by=1))
    #OI_DWH_Residuals
    #ggsave(file="Outputs/OI_DHW_Differences.svg", plot=OI_DWH_Residuals, width=4, height=3.5)

    
# e. OI differences 

    Wide.data.DHW2$CRW_Difference<-
      (Wide.data.DHW2$DHW.CRW_SST-Wide.data.DHW2$DHW.In_situ)
    
    CRW_DWH_Residuals<-ggplot(Wide.data.DHW2, aes(x=DHW.In_situ, y=CRW_Difference)) + 
      ggthe_bw + ggtitle("e.") +
      
      geom_abline(slope = 0, intercept = 0, colour="grey")+ 
      geom_point(alpha=0.5, size=1)+ 
      geom_smooth(method = lm, colour="blue4")+
      
      scale_y_continuous(limits = c(-3,3), expand = c(0, 0), 
                         name=(expression("CRW difference"~(degree*C))),
                         breaks = seq(-3,3, by=0.5))+
      scale_x_continuous(limits = c(0,9), expand = c(0.01, 0), 
                         name=(expression("In situ"~(degree*C))),
                         breaks = seq(0,10, by=1))
    #CRW_DWH_Residuals
    #ggsave(file="Outputs/CRW_DHW_Differences.svg", plot=CRW_DWH_Residuals, width=4, height=3.5)


Sources3<-grid.arrange(
  DHWSource, arrangeGrob(GCITYvsOI_DHW,GCITYvsCRW_DHW, ncol=2), heights=c(5/10, 5/10), ncol = 1)

ggsave(file="C.Outputs/Figure_S2.svg", plot=Sources3, width=7, height=7)
## ---- chunk 22

# Organize the data source

  Wide.data.DHW<-Long.data.DHW %>% 
                dplyr::select(Source, Date, DHW)
  
  Wide.data.DHW3<-reshape(Wide.data.DHW, 
                          idvar = "Date", timevar = "Source", direction = "wide")
  
  # Wide.data.DHW2<-Wide.data.DHW2[complete.cases (Wide.data.DHW2),]
  #head(Wide.data.DHW2)
  #tail(Wide.data.DHW2)
  
## ---- chunk 23

# a. Estimated DHW

    DHWSource2<-ggplot(Wide.data.DHW3, aes(x=Date)) + 
       ggthe_bw + ggtitle("a.") +
       scale_x_date(date_breaks = "24 months", date_labels = "%Y", 
                    limits = c(as.Date("1997-01-01"), as.Date("2016-12-31")),
                    expand = c(0.01, 0), 
                    name = "Month-Year") +
      scale_y_continuous(limits = c(0,11), expand = c(0.01, 0), 
                         name=(expression("DHW"~(degree*C~-"weeks"))),
                         breaks = seq(0,10, by=2))+
      theme(legend.box.background = element_rect(),
            legend.position = c(0.25, 0.7))+
      
      geom_line(aes(y = (DHW.OI_SST), colour = "OISST"), linetype=1, size=0.3, alpha=0.9) +      
      geom_line(aes(y = (DHW.In_situ), colour = "In situ"), size=0.4, alpha=0.9) +
      geom_line(aes(y = (DHW.CRW_SST), colour = "CRW"), linetype=1, size=0.3, alpha=0.9) +
      scale_colour_manual(values = c("blue4","grey","black"), name=" Data source")
    #DHWSource2
    #ggsave(file="Outputs/Sup_DHW_Source2.svg", plot=DHWSource2, width=8, height=3.5)


# b. OI versus In situ 

    LM_OI_DWW2<-lm(DHW.OI_SST~DHW.In_situ, data = Wide.data.DHW3)
    summary(LM_OI_DWW2)
    
    GCITYvsOI_DHW2<-ggplot(Wide.data.DHW3, aes(x=DHW.In_situ, y=DHW.OI_SST)) + 
      ggthe_bw + ggtitle("b.")+
      
      geom_abline(slope = 1, intercept = 0, colour="grey")+
      geom_point(alpha=0.5, size=1)+ 
      geom_smooth(method = lm, colour="black")+
      
      scale_y_continuous(limits = c(0,9), expand = c(0.01, 0), 
                         name=(expression("OISST DHW"~(degree*C~-weeks))),
                         breaks = seq(0,9, by=1))+
      scale_x_continuous(limits = c(0,9), expand = c(0.01, 0), 
                         name=(expression("In situ DHW"~(degree*C~-weeks))),
                         breaks = seq(0,9, by=1))+
     
      annotate("text", x = 4.2, y = 8.2, label = "OISST_DHW = 0.8 (In situ_DHW) + 0.1 \n R2: 0.9")
    #GCITYvsOI_DHW2
    # ggsave(file="Outputs/DHW_IS_OI_2.svg", plot=GCITYvsOI_DHW2, width=4, height=3.5)


# c. CRW versus In situ 

    LM_CRW_DHW2<-lm(DHW.CRW_SST~DHW.In_situ, data = Wide.data.DHW3)
    summary(LM_CRW_DHW2)
    
    GCITYvsCRW_DHW2<-ggplot(Wide.data.DHW3, aes(x=DHW.In_situ, y=DHW.CRW_SST)) + 
      ggthe_bw + ggtitle("c.")+
      
      geom_abline(slope = 1, intercept = 0, colour="grey")+ 
      geom_point(alpha=0.5, size=1)+ 
      geom_smooth(method = lm, colour="blue4")+
      
      scale_y_continuous(limits = c(0,9), expand = c(0.01, 0), 
                         name=(expression("CRW DHW"~(degree*C~-weeks))),
                         breaks = seq(0,10, by=1))+
      scale_x_continuous(limits = c(0,9), expand = c(0.01, 0), 
                         name=(expression("In situ DHW "~(degree*C~-weeks))),
                         breaks = seq(0,10, by=1))+
      annotate("text", x = 4.2, y = 8.2, label = "CRW_DHW = 0.5 (In situ_DHW) \n R2: 0.6")
    #GCITYvsCRW_DHW2
    #ggsave(file="Outputs/DHW_IS_CRW_2.svg", plot=GCITYvsCRW_DHW2, width=4, height=3.5)


# d. OI differences 

    Wide.data.DHW3$OI_Difference<-
      (Wide.data.DHW3$DHW.OI_SST-Wide.data.DHW3$DHW.In_situ)
    
    OI_DHW_Residuals2<-ggplot(Wide.data.DHW3, aes(x=DHW.In_situ, y=OI_Difference)) + 
      ggthe_bw+ ggtitle("d.") +
      
      geom_abline(slope = 0, intercept = 0, colour="grey") +
      geom_point(alpha=0.5, size=1)+ 
      geom_smooth(method = lm, colour="black")+
      
      scale_y_continuous(limits = c(-3,3), expand = c(0, 0), 
                         name=(expression("OI difference"~(degree*C~-weeks))),
                         breaks = seq(-3,3, by=0.5))+
      scale_x_continuous(limits = c(0,9), expand = c(0.01, 0), 
                         name=(expression("In situ DHW"~(degree*C~-weeks))),
                         breaks = seq(0,10, by=1))
    #OI_DHW_Residuals2
    #ggsave(file="Outputs/DHW_OI_Differences.svg", plot=OI_DHW_Residuals2, width=4, height=3.5)

    
# e. OI differences 

    Wide.data.DHW3$CRW_Difference<-
      (Wide.data.DHW3$DHW.CRW_SST-Wide.data.DHW3$DHW.In_situ)
    
    CRW_DHW_Residuals2<-ggplot(Wide.data.DHW3, aes(x=DHW.In_situ, y=CRW_Difference)) + 
      ggthe_bw + ggtitle("e.") +
      
      geom_abline(slope = 0, intercept = 0, colour="grey")+ 
      geom_point(alpha=0.5, size=1)+ 
      geom_smooth(method = lm, colour="blue4")+
      
      scale_y_continuous(limits = c(-3,3), expand = c(0, 0), 
                         name=(expression("CRW difference"~(degree*C))),
                         breaks = seq(-3,3, by=0.5))+
      scale_x_continuous(limits = c(0,9), expand = c(0.01, 0), 
                         name=(expression("In situ"~(degree*C))),
                         breaks = seq(0,10, by=1))
    #CRW_DHW_Residuals2
    #ggsave(file="Outputs/DHW_CRW_Differences.svg", plot=CRW_DHW_Residuals2, width=4, height=3.5)


Sources4<-grid.arrange(
  DHWSource2, arrangeGrob(GCITYvsOI_DHW2,GCITYvsCRW_DHW2, ncol=2), heights=c(5/10, 5/10), ncol = 1)

#ggsave(file="Outputs/DHW_Sourcess2.svg", plot=Sources4, width=7, height=8)
## ---- chunk 24

# Supplemantary Figure 3
  
  SupplumentFigure3a<-ggplot(Nino.OI_data, aes(x=Days)) + ggthe_bw +
      theme(legend.box.background = element_rect(),
            legend.position = "none") +
      
      geom_hline(yintercept=1, linetype="dashed", color="black")+
      geom_hline(yintercept=2, linetype="dashed", color="grey")+
      scale_x_continuous(limits = c(0,701), expand = c(0, 0), 
                         name=("Month of the year"),
                         breaks = seq(0,701, by= 90))+
      scale_y_continuous(limits = c(0,3), 
                       name=(expression("HotSpot"~(degree*C))), expand = c(0.02, 0.03),
                         breaks = seq(0,3, by=0.5))
  
  SupplumentFigure3a <-SupplumentFigure3a +
      #geom_point(aes(y = HotSpot, colour = factor(Event)), size=0.02) + 
      geom_line(aes(y = HotSpot, colour = factor(Event))) + 
     
      scale_colour_manual(values = c("magenta","cyan", "black"), name="ENSO")+
      #geom_point(aes(y = Clima_Norm, size=1)) +
      facet_grid(Event~.)
  SupplumentFigure3a
  
  ggsave(file="C.Outputs/Figure_S3.svg", plot=SupplumentFigure3a, width=6, height=5)

## ---- chunk 25
  
    # Number of HotSpots; HS > 1
        HS_N_1<-as.data.frame(Nino.OI_data %>%
              group_by(Event) %>%
              summarize(N = n(),
                        Cont=sum (HotSpot>=1)))
        HS_N_1
    
    # Number of HotSpots; 0<HS<1
        HS_N_0_1<-as.data.frame(Nino.OI_data %>%
              group_by(Event) %>%
              summarize(N = n(),
                        Cont=sum (HotSpot>0 & HotSpot<1)))
        HS_N_0_1
    
    # Number of HotSpots; 1<HS<2
        HS_N_1_2<-as.data.frame(Nino.OI_data %>%
              group_by(Event) %>%
              summarize(N = n(),
                        Cont=sum (HotSpot>=1 & HotSpot<2)))
        HS_N_1_2
    
    # Number of HotSpots; 2<HS<3
        HS_N_2_3<-as.data.frame(Nino.OI_data %>%
              group_by(Event) %>%
              summarize(N = n(),
                        Cont=sum (HotSpot>=2 & HotSpot<3)))
        HS_N_2_3
## ---- chunk 26

# Area under of (HS>0)
  HS_Aggregated<-as.data.frame(Nino.OI_data %>%
        group_by(Event) %>%
        summarize(Sum = sum (HotSpot)))
  HS_Aggregated

# Area under of (HS>1)
  HS1_Aggregated<-as.data.frame(Nino.OI_data %>%
        group_by(Event) %>%
        summarize(Sum = sum (HotSpot[HotSpot>1])))
  HS1_Aggregated

# Area under (HS>2)
  HS2_Aggregated<-as.data.frame(Nino.OI_data %>%
        group_by(Event) %>%
        summarize(Sum = sum (HotSpot[HotSpot>2])))
  HS2_Aggregated
## ---- chunk 27

#OI_SST 
    Mex.OI<-read.csv("B.Temperature_data/BanderasBay_Daily_OISST_1982-2016.csv",header = T)
    Mex.OI$Date<-as.Date(Mex.OI$Date, format="%Y-%m-%d")

## ---- chunk 28
  Mex.OI$Month<-month(Mex.OI$Date)
  Mex.OI$Year<-year(Mex.OI$Date)
  Mex.OI$Location<-as.factor(Mex.OI$Location) 
  
  # SELECT YEARS 1985-2012
    M_SST.1985_2012<-filter(Mex.OI, Year>1984)
    M_SST.1985_2012<-filter(M_SST.1985_2012, Year<2013)
  
  # Mean temperature per month in each location
  M_OI.MonthlyClimatology_1985_2012<-M_SST.1985_2012 %>%
    group_by(Location, Month) %>%
    summarize(Clima_M = mean(OISST_mex, na.rm = TRUE))
  #OI.MonthlyClimatology_1985_2012
  # Maximum Monthly Mean in each location
  M_MMM_OI<-M_OI.MonthlyClimatology_1985_2012 %>%
    group_by(Location) %>%
    summarize(MMM = max(Clima_M, na.rm = TRUE))
  # M_MMM_OI
## ---- chunk 29
Mex.OI <- merge(Mex.OI, M_MMM_OI, on="Site") # Add the MMM to each location
Mex.OI <- Mex.OI[order(Mex.OI$Location, Mex.OI$Date),]
Mex.OI$HotSpot<-(Mex.OI$OISST_mex-(Mex.OI$MMM))
Mex.OI$HotSpot<-ifelse(Mex.OI$HotSpot>=0,
                       Mex.OI$HotSpot, 0)# REMOVE NEGATIVE ANOMALIES
Mex.OI$D_Stress<-ifelse(Mex.OI$HotSpot>=1,
                       Mex.OI$HotSpot, 0) # REMOVE HotSpots <1
Mex.OI$W_Stress<-(Mex.OI$D_Stress/7) # Transform daily to weekly values
## ---- chunk 30
# Rolling sum of 84 days (12 weeks) Hotspots for each location
DHW_Daily<-Mex.OI %>% 
  group_by(Location) %>%
  mutate(NOAA_DHW_OI=rollapplyr(W_Stress,list(-(83:0)),sum,fill=NA, partial=FALSE)) %>%
  ungroup
#write.csv(DHW_Daily, "DHW_Daily.csv")
## ---- chunk 31
# Summary by Site and year (max values)
  DHW_Year_Summary<-DHW_Daily %>%
         group_by(Location, Year) %>%
         dplyr::summarise(maxDHW = max(NOAA_DHW_OI),
                          maxSST = max(OISST_mex))

# Select major ENSO years
Table_S1<- DHW_Year_Summary[ which(
  DHW_Year_Summary$Year==1982 |
  DHW_Year_Summary$Year==1983 |
  DHW_Year_Summary$Year==1997 |
  DHW_Year_Summary$Year==1998 |
  DHW_Year_Summary$Year==2015 |
  DHW_Year_Summary$Year==2016), ]

#Wide format data
    Table_S1<-Table_S1[, -4]
    Table_S1 <-spread(Table_S1, Year, maxDHW)
## ---- chunk 32
kable(Table_S1, caption = "Supplementary Table S1: Maximum annual DHW experienced at Banderas Bay (Mexico), an ETP location not affected by the 1982-83 ENSO, but that was heavily impacted by the 1997-98 event. Uva Island values have been added to facilitate comparison.")
